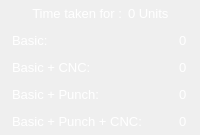
                   <widget class="QWidget" name="widget_7" native="true">
                    <property name="sizePolicy">
                     <sizepolicy hsizetype="Expanding" vsizetype="Expanding">
                      <horstretch>2</horstretch>
                      <verstretch>1</verstretch>
                     </sizepolicy>
                    </property>
                    <property name="styleSheet">
                     <string notr="true">QWidget{

background: qlineargradient(spread:repeat, x1:0, y1:0, x2:0, y2:1, 
                    stop:0 #706c61, stop:1 #9b9890);




border-radius:4px;
padding-bottom:6px;
padding-top:6px;



}

QLabel{
background:none;
color:#fff;

}</string>
                    </property>
                    <layout class="QVBoxLayout" name="verticalLayout_8" stretch="0,0,0,0,0">
                     <property name="spacing">
                      <number>0</number>
                     </property>
                     <property name="leftMargin">
                      <number>9</number>
                     </property>
                     <property name="topMargin">
                      <number>0</number>
                     </property>
                     <property name="rightMargin">
                      <number>9</number>
                     </property>
                     <property name="bottomMargin">
                      <number>0</number>
                     </property>
                     <item>
                      <layout class="QHBoxLayout" name="horizontalLayout_21">
                       <item>
                        <spacer name="horizontalSpacer_5">
                         <property name="orientation">
                          <enum>Qt::Horizontal</enum>
                         </property>
                         <property name="sizeHint" stdset="0">
                          <size>
                           <width>18</width>
                           <height>20</height>
                          </size>
                         </property>
                        </spacer>
                       </item>
                       <item alignment="Qt::AlignHCenter|Qt::AlignVCenter">
                        <widget class="QLabel" name="label_14">
                         <property name="sizePolicy">
                          <sizepolicy hsizetype="Expanding" vsizetype="Preferred">
                           <horstretch>0</horstretch>
                           <verstretch>0</verstretch>
                          </sizepolicy>
                         </property>
                         <property name="font">
                          <font>
                           <pointsize>10</pointsize>
                          </font>
                         </property>
                         <property name="styleSheet">
                          <string notr="true">background:none;</string>
                         </property>
                         <property name="text">
                          <string>Time taken for :</string>
                         </property>
                         <property name="alignment">
                          <set>Qt::AlignRight|Qt::AlignTrailing|Qt::AlignVCenter</set>
                         </property>
                        </widget>
                       </item>
                       <item alignment="Qt::AlignHCenter|Qt::AlignVCenter">
                        <widget class="QLabel" name="total_units_label">
                         <property name="sizePolicy">
                          <sizepolicy hsizetype="Expanding" vsizetype="Preferred">
                           <horstretch>0</horstretch>
                           <verstretch>0</verstretch>
                          </sizepolicy>
                         </property>
                         <property name="font">
                          <font>
                           <pointsize>10</pointsize>
                          </font>
                         </property>
                         <property name="text">
                          <string>0 Units</string>
                         </property>
                        </widget>
                       </item>
                       <item>
                        <spacer name="horizontalSpacer_6">
                         <property name="orientation">
                          <enum>Qt::Horizontal</enum>
                         </property>
                         <property name="sizeHint" stdset="0">
                          <size>
                           <width>18</width>
                           <height>20</height>
                          </size>
                         </property>
                        </spacer>
                       </item>
                      </layout>
                     </item>
                     <item>
                      <layout class="QHBoxLayout" name="horizontalLayout_17" stretch="2,0">
                       <item alignment="Qt::AlignLeft">
                        <widget class="QLabel" name="basic_label">
                         <property name="sizePolicy">
                          <sizepolicy hsizetype="Expanding" vsizetype="Preferred">
                           <horstretch>0</horstretch>
                           <verstretch>0</verstretch>
                          </sizepolicy>
                         </property>
                         <property name="font">
                          <font>
                           <pointsize>10</pointsize>
                          </font>
                         </property>
                         <property name="text">
                          <string>Basic:</string>
                         </property>
                        </widget>
                       </item>
                       <item alignment="Qt::AlignLeft">
                        <widget class="QLabel" name="basic_label_text">
                         <property name="sizePolicy">
                          <sizepolicy hsizetype="Expanding" vsizetype="Preferred">
                           <horstretch>0</horstretch>
                           <verstretch>0</verstretch>
                          </sizepolicy>
                         </property>
                         <property name="font">
                          <font>
                           <pointsize>10</pointsize>
                          </font>
                         </property>
                         <property name="text">
                          <string>0</string>
                         </property>
                        </widget>
                       </item>
                      </layout>
                     </item>
                     <item>
                      <layout class="QHBoxLayout" name="horizontalLayout_18" stretch="2,0">
                       <item alignment="Qt::AlignLeft">
                        <widget class="QLabel" name="basic_cnc_label">
                         <property name="sizePolicy">
                          <sizepolicy hsizetype="Expanding" vsizetype="Preferred">
                           <horstretch>0</horstretch>
                           <verstretch>0</verstretch>
                          </sizepolicy>
                         </property>
                         <property name="font">
                          <font>
                           <pointsize>10</pointsize>
                          </font>
                         </property>
                         <property name="text">
                          <string>Basic + CNC:</string>
                         </property>
                        </widget>
                       </item>
                       <item alignment="Qt::AlignLeft">
                        <widget class="QLabel" name="basic_cnc_label_text">
                         <property name="sizePolicy">
                          <sizepolicy hsizetype="Expanding" vsizetype="Preferred">
                           <horstretch>0</horstretch>
                           <verstretch>0</verstretch>
                          </sizepolicy>
                         </property>
                         <property name="font">
                          <font>
                           <pointsize>10</pointsize>
                          </font>
                         </property>
                         <property name="text">
                          <string>0</string>
                         </property>
                        </widget>
                       </item>
                      </layout>
                     </item>
                     <item>
                      <layout class="QHBoxLayout" name="horizontalLayout_19" stretch="2,0">
                       <item alignment="Qt::AlignLeft">
                        <widget class="QLabel" name="basic_punch_label">
                         <property name="sizePolicy">
                          <sizepolicy hsizetype="Expanding" vsizetype="Preferred">
                           <horstretch>0</horstretch>
                           <verstretch>0</verstretch>
                          </sizepolicy>
                         </property>
                         <property name="font">
                          <font>
                           <pointsize>10</pointsize>
                          </font>
                         </property>
                         <property name="text">
                          <string>Basic + Punch:</string>
                         </property>
                        </widget>
                       </item>
                       <item alignment="Qt::AlignLeft">
                        <widget class="QLabel" name="basic_punch_label_2">
                         <property name="sizePolicy">
                          <sizepolicy hsizetype="Expanding" vsizetype="Preferred">
                           <horstretch>0</horstretch>
                           <verstretch>0</verstretch>
                          </sizepolicy>
                         </property>
                         <property name="font">
                          <font>
                           <pointsize>10</pointsize>
                          </font>
                         </property>
                         <property name="text">
                          <string>0</string>
                         </property>
                        </widget>
                       </item>
                      </layout>
                     </item>
                     <item>
                      <layout class="QHBoxLayout" name="horizontalLayout_20" stretch="2,0">
                       <item alignment="Qt::AlignLeft">
                        <widget class="QLabel" name="basic_punch_cnc_label">
                         <property name="sizePolicy">
                          <sizepolicy hsizetype="Expanding" vsizetype="Preferred">
                           <horstretch>0</horstretch>
                           <verstretch>0</verstretch>
                          </sizepolicy>
                         </property>
                         <property name="font">
                          <font>
                           <pointsize>10</pointsize>
                          </font>
                         </property>
                         <property name="text">
                          <string>Basic + Punch + CNC:</string>
                         </property>
                        </widget>
                       </item>
                       <item alignment="Qt::AlignLeft">
                        <widget class="QLabel" name="basic_punch_cnc_label_2">
                         <property name="sizePolicy">
                          <sizepolicy hsizetype="Expanding" vsizetype="Preferred">
                           <horstretch>0</horstretch>
                           <verstretch>0</verstretch>
                          </sizepolicy>
                         </property>
                         <property name="font">
                          <font>
                           <pointsize>10</pointsize>
                          </font>
                         </property>
                         <property name="text">
                          <string>0</string>
                         </property>
                        </widget>
                       </item>
                      </layout>
                     </item>
                    </layout>
                   </widget>
